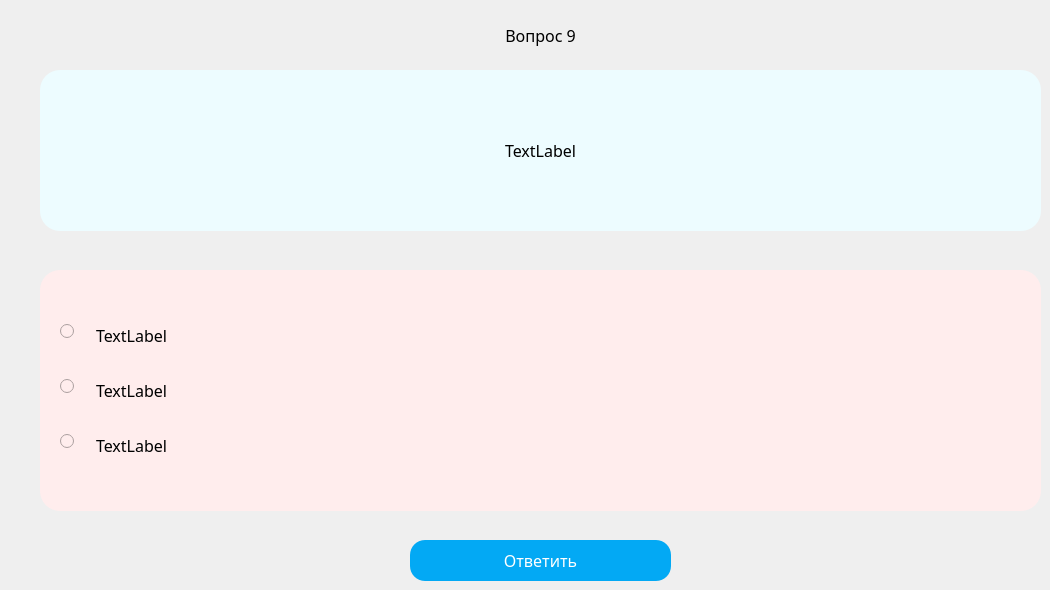
   <widget class="QWidget" name="one_4">
    <widget class="QFrame" name="verticalFrame_8">
     <property name="geometry">
      <rect>
       <x>40</x>
       <y>70</y>
       <width>1001</width>
       <height>161</height>
      </rect>
     </property>
     <property name="styleSheet">
      <string notr="true">background: #edfcff;
border-radius: 20px;
font-size: 12pt;
font-family: Century Gothic, sans-serif;</string>
     </property>
     <layout class="QVBoxLayout" name="verticalLayout_13">
      <item>
       <widget class="QLabel" name="label_48">
        <property name="enabled">
         <bool>true</bool>
        </property>
        <property name="font">
         <font>
          <family>Century Gothic,sans-serif</family>
          <pointsize>12</pointsize>
         </font>
        </property>
        <property name="styleSheet">
         <string notr="true">font-size: 12pt;
font-family: Century Gothic, sans-serif;</string>
        </property>
        <property name="text">
         <string>TextLabel</string>
        </property>
        <property name="alignment">
         <set>Qt::AlignCenter</set>
        </property>
        <property name="wordWrap">
         <bool>true</bool>
        </property>
       </widget>
      </item>
     </layout>
    </widget>
    <widget class="QPushButton" name="pushButton_10">
     <property name="geometry">
      <rect>
       <x>410</x>
       <y>540</y>
       <width>261</width>
       <height>41</height>
      </rect>
     </property>
     <property name="styleSheet">
      <string notr="true">QPushButton
{
	background: #03a9f4;
	color: #fff;
	border-radius: 15px;
	font-size: 12pt;
	font-family: Century Gothic, sans-serif;
}

QPushButton:hover
{
    background-color:#64bee8;
}

QPushButton:pressed
{
    background-color:#03a9f4;
}</string>
     </property>
     <property name="text">
      <string>Ответить</string>
     </property>
    </widget>
    <widget class="QLabel" name="label_49">
     <property name="geometry">
      <rect>
       <x>40</x>
       <y>20</y>
       <width>1001</width>
       <height>31</height>
      </rect>
     </property>
     <property name="styleSheet">
      <string notr="true">font-size: 12pt;
font-family: Century Gothic, sans-serif;</string>
     </property>
     <property name="text">
      <string>Вопрос 9</string>
     </property>
     <property name="alignment">
      <set>Qt::AlignCenter</set>
     </property>
    </widget>
    <widget class="QFrame" name="formFrame_6">
     <property name="geometry">
      <rect>
       <x>40</x>
       <y>270</y>
       <width>1001</width>
       <height>241</height>
      </rect>
     </property>
     <property name="styleSheet">
      <string notr="true">background: #ffeded;
border-radius: 20px;
font-size: 12pt;
font-family: Century Gothic, sans-serif;</string>
     </property>
     <layout class="QFormLayout" name="formLayout_8">
      <property name="fieldGrowthPolicy">
       <enum>QFormLayout::AllNonFixedFieldsGrow</enum>
      </property>
      <property name="formAlignment">
       <set>Qt::AlignLeading|Qt::AlignLeft|Qt::AlignVCenter</set>
      </property>
      <property name="horizontalSpacing">
       <number>7</number>
      </property>
      <item row="0" column="0">
       <widget class="QRadioButton" name="radioButton_13">
        <property name="minimumSize">
         <size>
          <width>25</width>
          <height>0</height>
         </size>
        </property>
        <property name="layoutDirection">
         <enum>Qt::RightToLeft</enum>
        </property>
        <property name="styleSheet">
         <string notr="true">font: 12pt &quot;Arial&quot;;</string>
        </property>
        <property name="text">
         <string/>
        </property>
       </widget>
      </item>
      <item row="0" column="1">
       <widget class="QLabel" name="label_50">
        <property name="font">
         <font>
          <family>Century Gothic,sans-serif</family>
          <pointsize>12</pointsize>
         </font>
        </property>
        <property name="text">
         <string>TextLabel</string>
        </property>
        <property name="wordWrap">
         <bool>true</bool>
        </property>
       </widget>
      </item>
      <item row="1" column="0">
       <spacer name="horizontalSpacer_24">
        <property name="orientation">
         <enum>Qt::Horizontal</enum>
        </property>
        <property name="sizeHint" stdset="0">
         <size>
          <width>40</width>
          <height>20</height>
         </size>
        </property>
       </spacer>
      </item>
      <item row="2" column="1">
       <widget class="QLabel" name="label_51">
        <property name="font">
         <font>
          <family>Century Gothic,sans-serif</family>
          <pointsize>12</pointsize>
         </font>
        </property>
        <property name="text">
         <string>TextLabel</string>
        </property>
        <property name="wordWrap">
         <bool>true</bool>
        </property>
       </widget>
      </item>
      <item row="3" column="0">
       <spacer name="horizontalSpacer_25">
        <property name="orientation">
         <enum>Qt::Horizontal</enum>
        </property>
        <property name="sizeHint" stdset="0">
         <size>
          <width>40</width>
          <height>20</height>
         </size>
        </property>
       </spacer>
      </item>
      <item row="4" column="1">
       <widget class="QLabel" name="label_52">
        <property name="font">
         <font>
          <family>Century Gothic,sans-serif</family>
          <pointsize>12</pointsize>
         </font>
        </property>
        <property name="text">
         <string>TextLabel</string>
        </property>
        <property name="wordWrap">
         <bool>true</bool>
        </property>
       </widget>
      </item>
      <item row="2" column="0">
       <widget class="QRadioButton" name="radioButton_14">
        <property name="minimumSize">
         <size>
          <width>25</width>
          <height>0</height>
         </size>
        </property>
        <property name="layoutDirection">
         <enum>Qt::RightToLeft</enum>
        </property>
        <property name="styleSheet">
         <string notr="true">font: 12pt &quot;Arial&quot;;</string>
        </property>
        <property name="text">
         <string/>
        </property>
       </widget>
      </item>
      <item row="4" column="0">
       <widget class="QRadioButton" name="radioButton_15">
        <property name="minimumSize">
         <size>
          <width>25</width>
          <height>0</height>
         </size>
        </property>
        <property name="layoutDirection">
         <enum>Qt::RightToLeft</enum>
        </property>
        <property name="styleSheet">
         <string notr="true">font: 12pt &quot;Arial&quot;;</string>
        </property>
        <property name="text">
         <string/>
        </property>
       </widget>
      </item>
     </layout>
    </widget>
   </widget>
